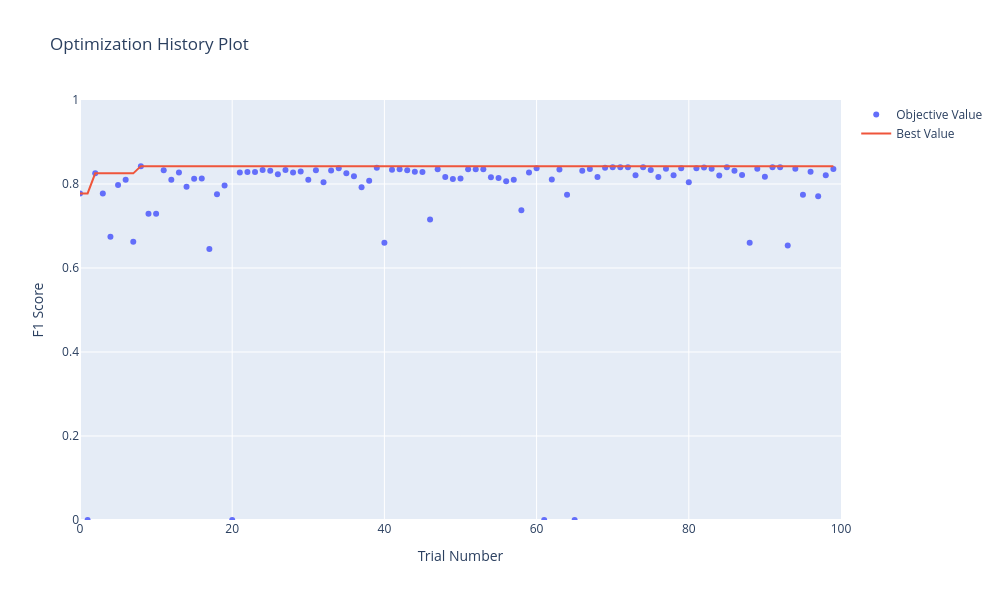

Here is the notebook cell this chart was saved with:
### Code cell
fig = optuna.visualization.plot_optimization_history(study)
fig.update_layout(width=1000, height=600)
fig.update_xaxes(title_text="Trial Number", range=[0, 100])
fig.update_yaxes(title_text="F1 Score", range=[0, 1])
fig.show()
